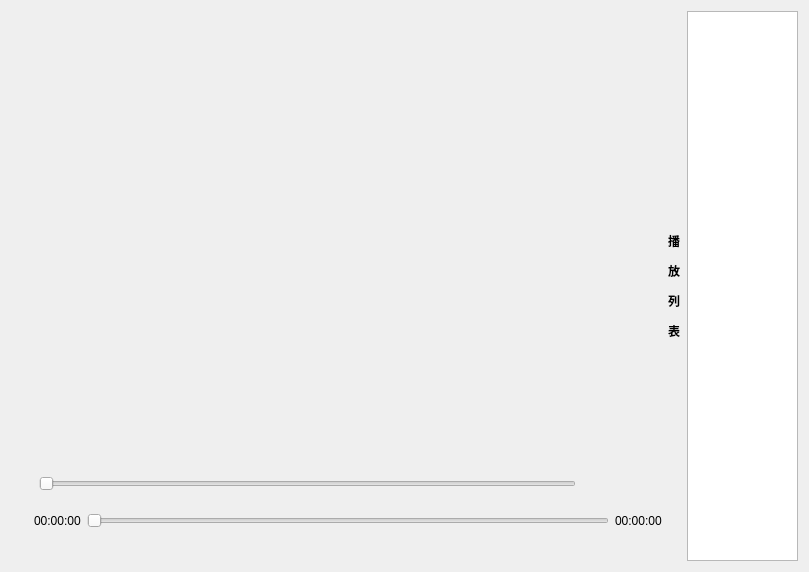
<?xml version="1.0" encoding="UTF-8"?>
<ui version="4.0">
 <class>Widget</class>
 <widget class="QWidget" name="Widget">
  <property name="geometry">
   <rect>
    <x>0</x>
    <y>0</y>
    <width>809</width>
    <height>572</height>
   </rect>
  </property>
  <property name="windowTitle">
   <string>阿狸的播放器</string>
  </property>
  <property name="windowIcon">
   <iconset resource="images.qrc">
    <normaloff>:/player.png</normaloff>:/player.png</iconset>
  </property>
  <layout class="QHBoxLayout" name="horizontalLayout_5" stretch="0">
   <item>
    <layout class="QHBoxLayout" name="horizontalLayout_6" stretch="5,1">
     <item>
      <layout class="QVBoxLayout" name="verticalLayout" stretch="1,0,0,0">
       <item>
        <widget class="QLabel" name="label">
         <property name="enabled">
          <bool>false</bool>
         </property>
         <property name="autoFillBackground">
          <bool>false</bool>
         </property>
         <property name="styleSheet">
          <string notr="true"/>
         </property>
         <property name="text">
          <string/>
         </property>
        </widget>
       </item>
       <item>
        <layout class="QHBoxLayout" name="horizontalLayout_3">
         <item>
          <widget class="QLabel" name="label_2">
           <property name="enabled">
            <bool>false</bool>
           </property>
           <property name="font">
            <font>
             <family>宋体</family>
             <pointsize>20</pointsize>
             <weight>50</weight>
             <italic>false</italic>
             <bold>false</bold>
            </font>
           </property>
           <property name="styleSheet">
            <string notr="true">image: url(:/voice.png);</string>
           </property>
           <property name="text">
            <string>   </string>
           </property>
          </widget>
         </item>
         <item>
          <widget class="QSlider" name="voice_control">
           <property name="orientation">
            <enum>Qt::Horizontal</enum>
           </property>
          </widget>
         </item>
         <item>
          <widget class="QPushButton" name="btn_open">
           <property name="font">
            <font>
             <pointsize>20</pointsize>
            </font>
           </property>
           <property name="text">
            <string/>
           </property>
           <property name="icon">
            <iconset resource="images.qrc">
             <normaloff>:/open.png</normaloff>:/open.png</iconset>
           </property>
           <property name="iconSize">
            <size>
             <width>40</width>
             <height>40</height>
            </size>
           </property>
           <property name="flat">
            <bool>true</bool>
           </property>
          </widget>
         </item>
        </layout>
       </item>
       <item>
        <layout class="QHBoxLayout" name="horizontalLayout_2">
         <item>
          <widget class="QLabel" name="label_4">
           <property name="font">
            <font>
             <pointsize>15</pointsize>
             <weight>50</weight>
             <bold>false</bold>
            </font>
           </property>
           <property name="styleSheet">
            <string notr="true">image: url(:/progress.png);</string>
           </property>
           <property name="text">
            <string>   </string>
           </property>
          </widget>
         </item>
         <item>
          <widget class="QLabel" name="label_ct">
           <property name="text">
            <string>00:00:00</string>
           </property>
          </widget>
         </item>
         <item>
          <widget class="MySlider" name="progress_report">
           <property name="orientation">
            <enum>Qt::Horizontal</enum>
           </property>
          </widget>
         </item>
         <item>
          <widget class="QLabel" name="label_all_time">
           <property name="text">
            <string>00:00:00</string>
           </property>
          </widget>
         </item>
        </layout>
       </item>
       <item>
        <layout class="QHBoxLayout" name="horizontalLayout">
         <item>
          <widget class="QPushButton" name="btn_ht">
           <property name="styleSheet">
            <string notr="true">border:None;</string>
           </property>
           <property name="text">
            <string/>
           </property>
           <property name="icon">
            <iconset resource="images.qrc">
             <normaloff>:/24gf-previousCircle.png</normaloff>:/24gf-previousCircle.png</iconset>
           </property>
           <property name="iconSize">
            <size>
             <width>40</width>
             <height>40</height>
            </size>
           </property>
           <property name="checkable">
            <bool>true</bool>
           </property>
           <property name="autoExclusive">
            <bool>true</bool>
           </property>
          </widget>
         </item>
         <item>
          <widget class="QPushButton" name="btn_qj">
           <property name="styleSheet">
            <string notr="true">border:None;</string>
           </property>
           <property name="text">
            <string/>
           </property>
           <property name="icon">
            <iconset resource="images.qrc">
             <normaloff>:/24gf-nextCircle.png</normaloff>:/24gf-nextCircle.png</iconset>
           </property>
           <property name="iconSize">
            <size>
             <width>40</width>
             <height>40</height>
            </size>
           </property>
           <property name="checkable">
            <bool>true</bool>
           </property>
           <property name="autoExclusive">
            <bool>true</bool>
           </property>
          </widget>
         </item>
         <item>
          <widget class="QPushButton" name="btn_start">
           <property name="styleSheet">
            <string notr="true">border:None;</string>
           </property>
           <property name="text">
            <string/>
           </property>
           <property name="icon">
            <iconset resource="images.qrc">
             <normaloff>:/play.png</normaloff>:/play.png</iconset>
           </property>
           <property name="iconSize">
            <size>
             <width>40</width>
             <height>40</height>
            </size>
           </property>
           <property name="checkable">
            <bool>true</bool>
           </property>
           <property name="autoExclusive">
            <bool>true</bool>
           </property>
          </widget>
         </item>
         <item>
          <widget class="QPushButton" name="btn_stop">
           <property name="styleSheet">
            <string notr="true">border:None;</string>
           </property>
           <property name="text">
            <string/>
           </property>
           <property name="icon">
            <iconset resource="images.qrc">
             <normaloff>:/pause.png</normaloff>:/pause.png</iconset>
           </property>
           <property name="iconSize">
            <size>
             <width>40</width>
             <height>40</height>
            </size>
           </property>
           <property name="checkable">
            <bool>true</bool>
           </property>
           <property name="autoExclusive">
            <bool>true</bool>
           </property>
          </widget>
         </item>
         <item>
          <widget class="QPushButton" name="btn_fullshow">
           <property name="text">
            <string/>
           </property>
           <property name="icon">
            <iconset resource="images.qrc">
             <normaloff>:/24gf-fullScreenEnter.png</normaloff>:/24gf-fullScreenEnter.png</iconset>
           </property>
           <property name="iconSize">
            <size>
             <width>40</width>
             <height>40</height>
            </size>
           </property>
           <property name="checkable">
            <bool>true</bool>
           </property>
           <property name="autoExclusive">
            <bool>true</bool>
           </property>
           <property name="flat">
            <bool>true</bool>
           </property>
          </widget>
         </item>
        </layout>
       </item>
      </layout>
     </item>
     <item>
      <layout class="QHBoxLayout" name="horizontalLayout_4">
       <item>
        <widget class="QLabel" name="label_5">
         <property name="font">
          <font>
           <weight>75</weight>
           <italic>false</italic>
           <bold>true</bold>
          </font>
         </property>
         <property name="styleSheet">
          <string notr="true"/>
         </property>
         <property name="text">
          <string>&lt;html&gt;&lt;head/&gt;&lt;body&gt;&lt;p&gt;播&lt;/p&gt;&lt;p&gt;放&lt;/p&gt;&lt;p&gt;列&lt;/p&gt;&lt;p&gt;表&lt;/p&gt;&lt;/body&gt;&lt;/html&gt;</string>
         </property>
        </widget>
       </item>
       <item>
        <widget class="QListWidget" name="listWidget"/>
       </item>
      </layout>
     </item>
    </layout>
   </item>
  </layout>
 </widget>
 <customwidgets>
  <customwidget>
   <class>MySlider</class>
   <extends>QSlider</extends>
   <header>myslider.h</header>
  </customwidget>
 </customwidgets>
 <resources>
  <include location="images.qrc"/>
 </resources>
 <connections/>
</ui>
